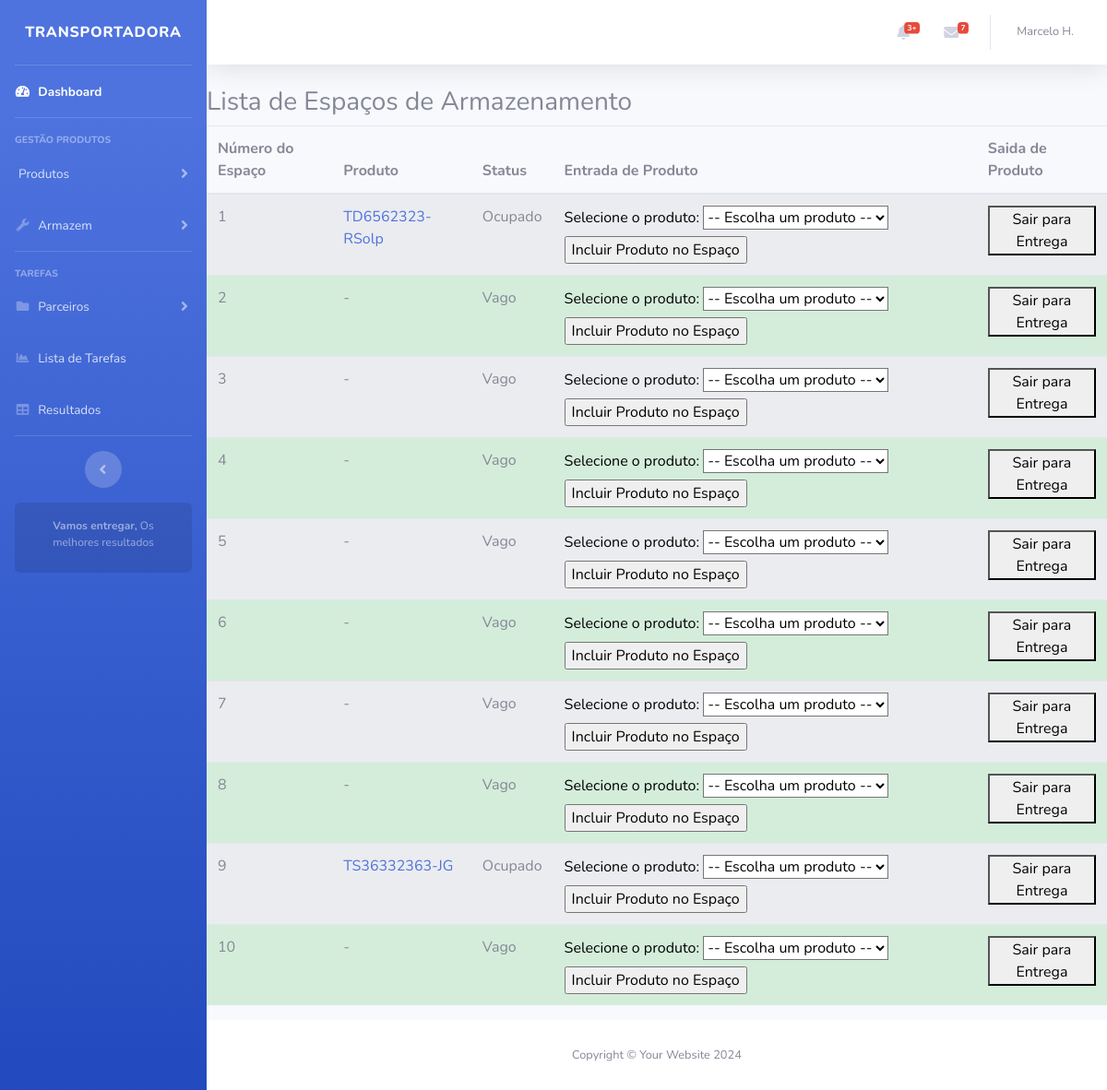
Page /armazenamento/espaco on the earlier database version.
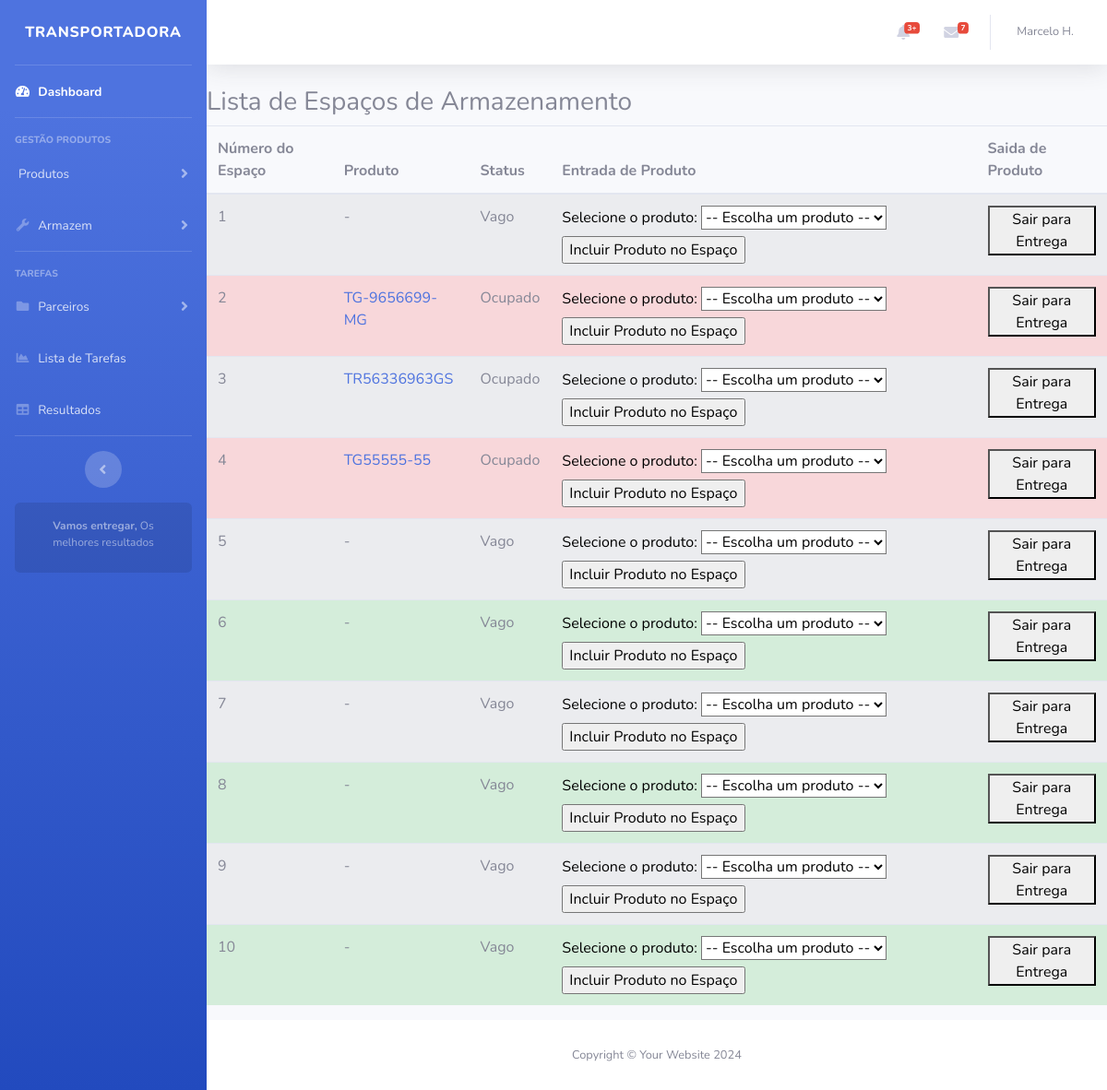
Same page on the later database version.
### armazenamento/models.py (models this page shows, shortened)
class EspacoArmazenamento(models.Model):
    numero = models.PositiveBigIntegerField(unique=True)
    produto = models.ForeignKey(Produto, null=True, blank=True, on_delete=models.SET_NULL)
    vaga = models.BooleanField(default=True)

class Produto(models.Model):
    NF = models.CharField(max_length=100)
    fornecedor = models.CharField(max_length=50, unique=True)
    cidade = models.CharField(max_length=50, unique=False)
    cliente = models.CharField(max_length=50, blank=True, null=True)
    quantidade_total = models.PositiveIntegerField(default=0)
    data_criacao = models.DateTimeField(auto_now_add=True)
    def __str__(self):
        return self.NF

### armazenamento/views.py (the view, shortened to what this page needs)
# urls.py: path('armazenamento/espaco', lista_espacos, name='espaçoarmazenamento'),
def lista_espacos(request):
    espacos = EspacoArmazenamento.objects.all()
    produtos = Produto.objects.all()
    return render(request, 'armazenamento_espaco.html', {'espacos': espacos, 'produtos': produtos})

### armazenamento/templates/armazenamento_espaco.html (shortened to what this page needs)
{% extends 'base.html' %}
{% block material %}
<h3>Lista de Espaços de Armazenamento</h3>
<table class="table table-striped">
    <thead>
        <tr>
            <th scope="col">Número do Espaço</th>
            <th scope="col">Produto</th>
            <th scope="col">Status</th>
            <th scope="col">Entrada  de Produto</th>
            <th scope="col">Saida de Produto</th>
        </tr>
    </thead>
    <tbody>
        {% for espaco in espacos %}
        <tr class="{% if espaco.produto %}ocupado{% else %}vago{% endif %}">
            <td>{{ espaco.numero }}</td>
            <td>
                {% if espaco.produto %}
                <a href="#">{{ espaco.produto }}</a>
                {% else %}
                    -
                {% endif %}
            </td>
            <td>
                {% if espaco.produto %}
                    Ocupado
                {% else %}
                    Vago
                {% endif %}
            </td>
            <td>
                <form action="{% url 'espaçoarmazenamento' %}" method="post" id="lista-espacos-form">
                    <label for="produto">Selecione o produto:</label>
                    <select name="produto_id" id="produto" required>
                        <option value="">-- Escolha um produto --</option>
                    </select>
                    <input type="submit" value="Incluir Produto no Espaço">
                </form>
            </td>
            <td>
                <form method="POST" action="{% url 'saida_para_entrega' espaco.id %}">
                    <button type="submit">Sair para Entrega</button>
                </form>
            </td>
        </tr>
        {% endfor %}
    </tbody>
</table>
{% endblock %}

Differences in the rows shown:
changed EspacoArmazenamento (number 1 of 10 on the later page): produto "TD6562323-RSolp" → (not shown); produto_id "Ocupado" → "- Vago"
changed EspacoArmazenamento (number 2 of 10 on the later page): produto (not shown) → "TG-9656699-MG"; produto_id "- Vago" → "Ocupado"
changed EspacoArmazenamento (number 3 of 10 on the later page): produto (not shown) → "TR56336963GS"; produto_id "- Vago" → "Ocupado"
changed EspacoArmazenamento (number 4 of 10 on the later page): produto (not shown) → "TG55555-55"; produto_id "- Vago" → "Ocupado"
changed EspacoArmazenamento (number 9 of 10 on the later page): produto "TS36332363-JG" → (not shown); produto_id "Ocupado" → "- Vago"
